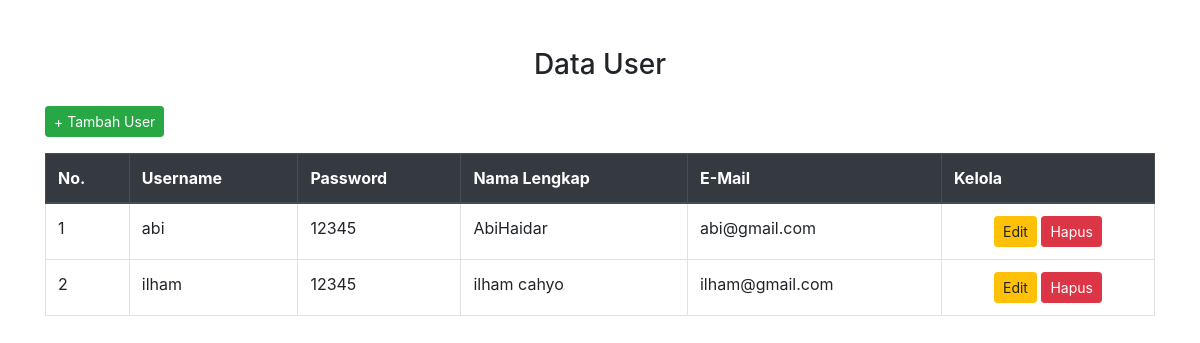
The page /UAS_Pemweb/admin/halaman_register.php on the database its author committed.
### tables this page shows
CREATE TABLE `users` (
  `user_nama` varchar(20) NOT NULL,
  `user_password` varchar(20) NOT NULL,
  `user_namalengkap` varchar(50) NOT NULL,
  `user_email` varchar(50) NOT NULL
);

### UAS_Pemweb/admin/halaman_register.php (the view, shortened to what this page needs)
<!DOCTYPE html>
<html lang="en">
<head>
    <link href="https://maxcdn.bootstrapcdn.com/bootstrap/4.5.2/css/bootstrap.min.css" rel="stylesheet">
</head>
<body>
    <div class="container mt-5">
        <h3 class="text-center mb-4">Data User</h3>
        <div class="mb-3">
            <a href="user_tambahregister.php" class="btn btn-success btn-sm">+ Tambah User</a>
        </div>
        <div class="table-responsive">
            <table class="table table-bordered table-hover">
                <thead class="thead-dark">
                    <tr>
                        <th>No.</th>
                        <th>Username</th>
                        <th>Password</th>
                        <th>Nama Lengkap</th>
                        <th>E-Mail</th>
                        <th>Kelola</th>
                    </tr>
                </thead>
                <tbody>
                    <?php
                        include "config.php";
                        $sql = "SELECT user_nama, user_password, user_namalengkap, user_email FROM users ORDER BY user_namalengkap";
                        $hasil = mysqli_query($config, $sql);
                        $no = 1;
                        while ($data = mysqli_fetch_array($hasil)) {
                    ?>
                    <tr>
                        <td><?php echo $no; ?></td>
                        <td><?php echo htmlspecialchars($data['user_nama']); ?></td>
                        <td><?php echo htmlspecialchars($data['user_password']); ?></td>
                        <td><?php echo htmlspecialchars($data['user_namalengkap']); ?></td>
                        <td><?php echo htmlspecialchars($data['user_email']); ?></td>
                        <td class="text-center">
                            <a href="register_edit.php?user_nama=<?php echo urlencode($data['user_nama']); ?>" class="btn btn-warning btn-sm">Edit</a>
                            <a href="hapus_register.php" class="btn btn-danger btn-sm" onclick="return confirm('Apakah Anda yakin ingin menghapus user ini?')">Hapus</a>
                        </td>
                    </tr>
                    <?php
                        $no++;
                        }
                    ?>
                </tbody>
            </table>
        </div>
    </div>
</body>
</html>

### UAS_Pemweb/admin/halaman_register.php (style rules this page uses)
.btn-sm { font-size: 0.875rem; }

### rows shown on the page
users: user_nama "abi", user_password "12345", user_namalengkap "AbiHaidar", user_email "abi@gmail.com"
users: user_nama "ilham", user_password "12345", user_namalengkap "ilham cahyo", user_email "ilham@gmail.com"
